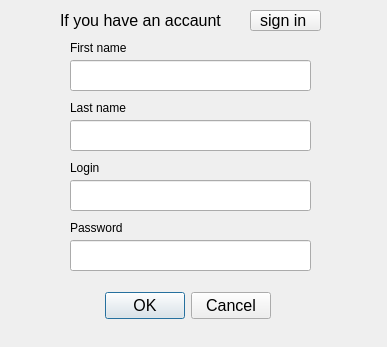
<?xml version="1.0" encoding="UTF-8"?>
<ui version="4.0">
 <class>RegistrationDialog</class>
 <widget class="QDialog" name="RegistrationDialog">
  <property name="geometry">
   <rect>
    <x>0</x>
    <y>0</y>
    <width>387</width>
    <height>347</height>
   </rect>
  </property>
  <property name="windowTitle">
   <string>Dialog</string>
  </property>
  <widget class="QDialogButtonBox" name="buttonBox">
   <property name="geometry">
    <rect>
     <x>90</x>
     <y>290</y>
     <width>181</width>
     <height>32</height>
    </rect>
   </property>
   <property name="font">
    <font>
     <pointsize>12</pointsize>
    </font>
   </property>
   <property name="orientation">
    <enum>Qt::Horizontal</enum>
   </property>
   <property name="standardButtons">
    <set>QDialogButtonBox::Cancel|QDialogButtonBox::Ok</set>
   </property>
  </widget>
  <widget class="QPushButton" name="pushButton">
   <property name="geometry">
    <rect>
     <x>250</x>
     <y>10</y>
     <width>71</width>
     <height>21</height>
    </rect>
   </property>
   <property name="font">
    <font>
     <pointsize>12</pointsize>
    </font>
   </property>
   <property name="text">
    <string>sign in </string>
   </property>
  </widget>
  <widget class="QLabel" name="label">
   <property name="geometry">
    <rect>
     <x>70</x>
     <y>40</y>
     <width>71</width>
     <height>16</height>
    </rect>
   </property>
   <property name="text">
    <string>First name</string>
   </property>
  </widget>
  <widget class="QLineEdit" name="firstName">
   <property name="geometry">
    <rect>
     <x>70</x>
     <y>60</y>
     <width>241</width>
     <height>31</height>
    </rect>
   </property>
   <property name="font">
    <font>
     <pointsize>12</pointsize>
    </font>
   </property>
  </widget>
  <widget class="QLineEdit" name="lastName">
   <property name="geometry">
    <rect>
     <x>70</x>
     <y>120</y>
     <width>241</width>
     <height>31</height>
    </rect>
   </property>
   <property name="font">
    <font>
     <pointsize>12</pointsize>
    </font>
   </property>
  </widget>
  <widget class="QLineEdit" name="login">
   <property name="geometry">
    <rect>
     <x>70</x>
     <y>180</y>
     <width>241</width>
     <height>31</height>
    </rect>
   </property>
   <property name="font">
    <font>
     <pointsize>12</pointsize>
    </font>
   </property>
  </widget>
  <widget class="QLineEdit" name="password">
   <property name="geometry">
    <rect>
     <x>70</x>
     <y>240</y>
     <width>241</width>
     <height>31</height>
    </rect>
   </property>
   <property name="font">
    <font>
     <pointsize>12</pointsize>
    </font>
   </property>
  </widget>
  <widget class="QLabel" name="label_2">
   <property name="geometry">
    <rect>
     <x>70</x>
     <y>100</y>
     <width>71</width>
     <height>16</height>
    </rect>
   </property>
   <property name="text">
    <string>Last name</string>
   </property>
  </widget>
  <widget class="QLabel" name="label_3">
   <property name="geometry">
    <rect>
     <x>70</x>
     <y>160</y>
     <width>71</width>
     <height>16</height>
    </rect>
   </property>
   <property name="text">
    <string>Login</string>
   </property>
  </widget>
  <widget class="QLabel" name="label_4">
   <property name="geometry">
    <rect>
     <x>70</x>
     <y>220</y>
     <width>71</width>
     <height>16</height>
    </rect>
   </property>
   <property name="text">
    <string>Password</string>
   </property>
  </widget>
  <widget class="QLabel" name="label_5">
   <property name="geometry">
    <rect>
     <x>60</x>
     <y>10</y>
     <width>181</width>
     <height>21</height>
    </rect>
   </property>
   <property name="font">
    <font>
     <pointsize>12</pointsize>
    </font>
   </property>
   <property name="text">
    <string>If you have an accaunt</string>
   </property>
  </widget>
 </widget>
 <resources/>
 <connections>
  <connection>
   <sender>buttonBox</sender>
   <signal>accepted()</signal>
   <receiver>RegistrationDialog</receiver>
   <slot>accept()</slot>
   <hints>
    <hint type="sourcelabel">
     <x>248</x>
     <y>254</y>
    </hint>
    <hint type="destinationlabel">
     <x>157</x>
     <y>274</y>
    </hint>
   </hints>
  </connection>
  <connection>
   <sender>buttonBox</sender>
   <signal>rejected()</signal>
   <receiver>RegistrationDialog</receiver>
   <slot>reject()</slot>
   <hints>
    <hint type="sourcelabel">
     <x>316</x>
     <y>260</y>
    </hint>
    <hint type="destinationlabel">
     <x>286</x>
     <y>274</y>
    </hint>
   </hints>
  </connection>
 </connections>
</ui>
